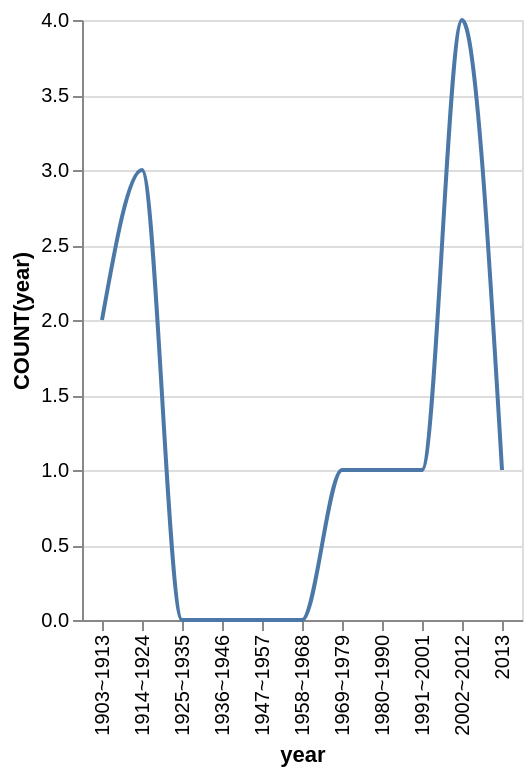

Describe this chart as a Vega-Lite specification.
### Vega-Lite specification from a JSON file in a GitHub repository (floating-point values rounded to 4 significant figures)
{"data": {"values": [{"x_data": "1903~1913", "y_data": 2}, {"x_data": "1914~1924", "y_data": 3}, {"x_data": "1925~1935", "y_data": 0}, {"x_data": "1936~1946", "y_data": 0}, {"x_data": "1947~1957", "y_data": 0}, {"x_data": "1958~1968", "y_data": 0}, {"x_data": "1969~1979", "y_data": 1}, {"x_data": "1980~1990", "y_data": 1}, {"x_data": "1991~2001", "y_data": 1}, {"x_data": "2002~2012", "y_data": 4}, {"x_data": "2013", "y_data": 1}]}, "mark": {"type": "line", "interpolate": "monotone"}, "encoding": {"x": {"field": "x_data", "type": "nominal", "title": "year", "sort": "ascending"}, "y": {"field": "y_data", "type": "quantitative", "title": "COUNT(year)"}}}
